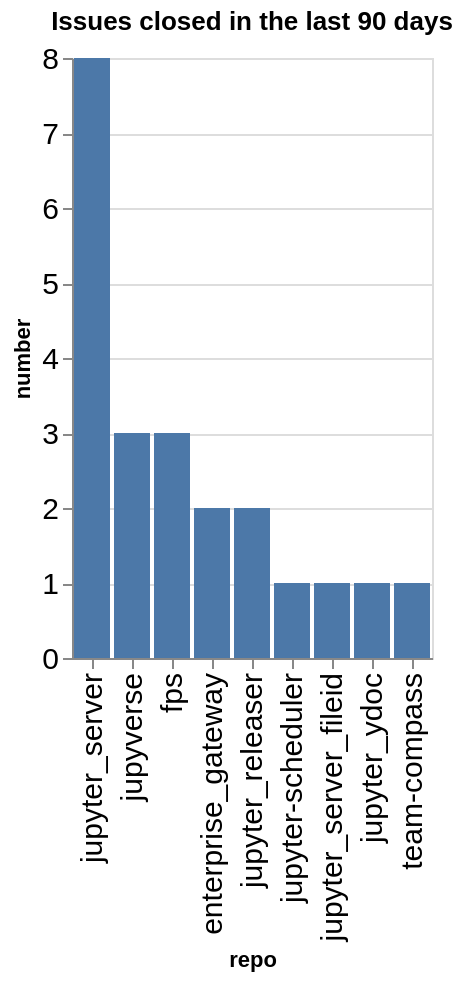

Notebook cell for this chart:
### Code cell
closed_counts = closed.groupby(['org', 'repo']).count()['number'].reset_index()
closed_counts['org/repo'] = closed_counts.apply(lambda a: a['org'] + '/' + a['repo'], axis=1)
sorted_vals = closed_counts.sort_values(['number'], ascending=False)['repo'].values
alt.Chart(data=closed_counts, title=f"Issues closed in the last {n_days} days").mark_bar().encode(
    x=alt.X('repo', sort=alt.Sort(sorted_vals.tolist())),
    y='number',
)

### Figure 1 — Vega-Lite specification as saved in the notebook (floating-point values rounded to 4 significant figures)
{"config": {"axisLeft": {"labelFontSize": 15}, "axisBottom": {"labelFontSize": 15}}, "data": {"name": "data-b6705c6828ae62d93a00fabcfd2a2ef6"}, "mark": {"type": "bar"}, "encoding": {"x": {"field": "repo", "sort": ["jupyter_server", "jupyverse", "fps", "enterprise_gateway", "jupyter_releaser", "jupyter-scheduler", "jupyter_server_fileid", "jupyter_ydoc", "team-compass"], "type": "nominal"}, "y": {"field": "number", "type": "quantitative"}}, "title": "Issues closed in the last 90 days", "$schema": "https://vega.github.io/schema/vega-lite/v5.20.1.json", "datasets": {"data-b6705c6828ae62d93a00fabcfd2a2ef6": [{"org": "jupyter-server", "repo": "enterprise_gateway", "number": 2, "org/repo": "jupyter-server/enterprise_gateway"}, {"org": "jupyter-server", "repo": "fps", "number": 3, "org/repo": "jupyter-server/fps"}, {"org": "jupyter-server", "repo": "jupyter-scheduler", "number": 1, "org/repo": "jupyter-server/jupyter-scheduler"}, {"org": "jupyter-server", "repo": "jupyter_releaser", "number": 2, "org/repo": "jupyter-server/jupyter_releaser"}, {"org": "jupyter-server", "repo": "jupyter_server", "number": 8, "org/repo": "jupyter-server/jupyter_server"}, {"org": "jupyter-server", "repo": "jupyter_server_fileid", "number": 1, "org/repo": "jupyter-server/jupyter_server_fileid"}, {"org": "jupyter-server", "repo": "jupyter_ydoc", "number": 1, "org/repo": "jupyter-server/jupyter_ydoc"}, {"org": "jupyter-server", "repo": "jupyverse", "number": 3, "org/repo": "jupyter-server/jupyverse"}, {"org": "jupyter-server", "repo": "team-compass", "number": 1, "org/repo": "jupyter-server/team-compass"}]}}
